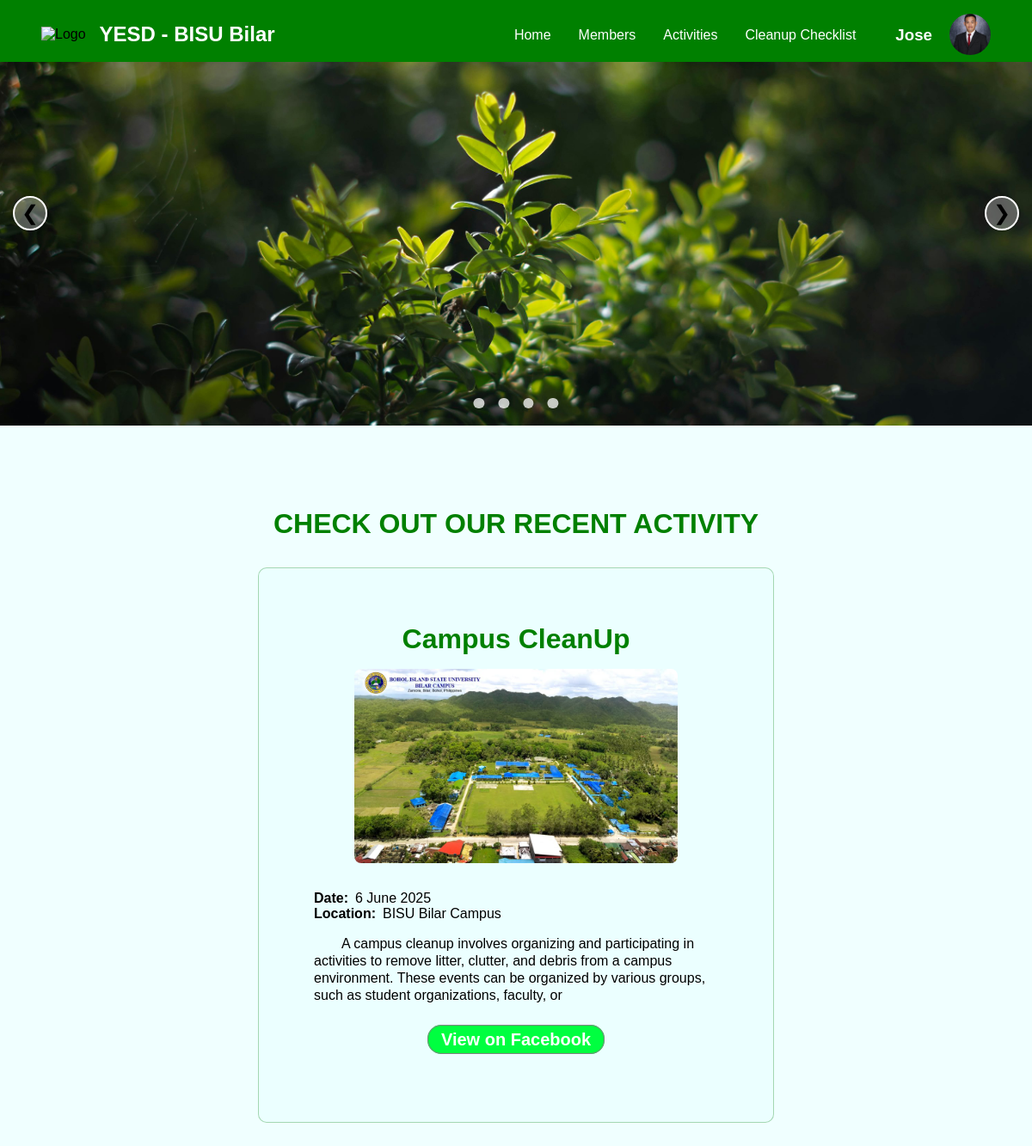
The page /Landing_page/landingpage.php (signed in) on the database its author committed.
### tables this page shows
CREATE TABLE `accounts` (
  `id` int(11) NOT NULL,
  `fullname` varchar(255) NOT NULL,
  `program` varchar(255) NOT NULL,
  `username` varchar(255) NOT NULL,
  `password` varchar(255) NOT NULL,
  `role` varchar(255) NOT NULL,
  `link_to_fb` varchar(225) NOT NULL,
  `image` varchar(225) NOT NULL
);

CREATE TABLE `activities` (
  `id` int(11) NOT NULL,
  `act_name` varchar(225) NOT NULL,
  `date` date NOT NULL,
  `facebook` varchar(225) NOT NULL,
  `act_image` varchar(225) NOT NULL,
  `description` varchar(225) NOT NULL,
  `location` varchar(225) NOT NULL
);

### Landing_page/landingpage.php (the view, shortened to what this page needs)
<?php
$con = connection();
$username = $_SESSION['UserLogin'];
$sql = "SELECT * FROM accounts WHERE `username` = '$username'";
$profile = $con->query($sql) or die($con->error);
$row = $profile->fetch_assoc();
$sql_recent_activity = "SELECT * FROM activities WHERE `date` <= CURDATE() ORDER BY `date` DESC LIMIT 1";
$recent_activity = $con->query($sql_recent_activity) or die($con->error);
$row_recent_activity = $recent_activity->fetch_assoc();
?>
<!DOCTYPE html>
<html lang="en">
<head>
  <link rel="stylesheet" href="../css/landingpage.css">
  <link rel="stylesheet" href="../css/image_slide.css">
</head>
<body>
  <?php include("header.php"); ?>
  <section class="landingpage_img">
    <div class="slide_wrapper" id="slide_wrapper">
      <div class="slide" id="slide">
        <img src="/YESD_Web/images/nature_background.jpg" alt="Nature Image" id="slide1">
      </div>
      <div class="slide_nav">
        <a href="#slide1"></a>
        <a href="#slide2"></a>
        <a href="#slide3"></a>
        <a href="#slide4"></a>
      </div>
      <button class="arrow left" id="arrow_left">&#10094;</button>
      <button class="arrow right" id="arrow_right">&#10095;</button>
    </div>
  </section>
  <div class="page_devider">
    <h1>Check out Our Recent Activity</h1>
    <div class="landingpage_content">
      <div class="act_name">
        <h2><?php echo $row_recent_activity['act_name'] ?></h2>
      </div>
      <div class="activity_image">
        <img src="../images/activities/<?php echo $row_recent_activity['act_image'] ?>" alt="Recent Activity Image">
      </div>
      <div class="details">
        <h4>Date: </h4>
        <p><?php echo date("j F Y", strtotime($row_recent_activity['date'])); ?></p>
      </div>
      <div class="details">
        <h4>Location: </h4>
        <p><?php echo htmlspecialchars($row_recent_activity['location']); ?></p>
      </div>
      <div class="descriptions">
        <p class="descriptions"><?php echo htmlspecialchars($row_recent_activity['description']); ?></p>
      </div>
      <div class="facebook_button">
        <a href="<?php echo htmlspecialchars($row_recent_activity['facebook']); ?>" target="_blank">View on Facebook</a>
      </div>
    </div>
  </div>
</body>
</html>

### Landing_page/header.php (shortened to what this page needs)
<div class="header">
  <div class="profile">
    <div class="logo">
      <img src="../images/yesd_logo.png" alt="Logo">
    </div>
    <h2>YESD - BISU Bilar</h2>
  </div>
  <div class="landing_page_link">
    <div class="links">
      <a href="landingpage.php">Home</a>
      <a href="members.php">Members</a>
      <a href="activities.php">Activities</a>
      <a href="checklist.php">Cleanup Checklist</a>
    </div>
    <a href="../profile/profile.php">
      <div class="profile_img">
        <h3><?php echo $row['username']; ?></h3>
        <img src="../images/profile/<?php echo $row['image']; ?>" alt="Logo">
      </div>
    </a>
  </div>
</div>

### css/landingpage.css (style rules this page uses)
* { margin: 0; padding: 0; box-sizing: border-box; }
body { font-family: Arial, sans-serif; background-color: azure; }

### css/image_slide.css (style rules this page uses)
.landingpage_img { width: 100%; justify-content: center; }
.slide_wrapper { position: relative; max-width: 100%; margin: 0 auto; }
.slide { display: flex; overflow-x: hidden; scroll-snap-type: x mandatory; scroll-behavior: smooth; }
.slide img { width: 100%; flex: 1 0 100%; scroll-snap-align: start; object-fit: cover; }
.slide_nav { display: flex; column-gap: 1rem; position: absolute; bottom: 1.25rem; left: 50%; transform: translateX(-50%); z-index: 1; }
.slide_nav a { width: 0.8rem; height: 0.8rem; cursor: pointer; border-radius: 50%; background-color: rgb(255, 255, 255); display: inline-block; opacity: 0.75; transition: opacity 0.3s ease; }
.arrow { position: absolute; top: 50%; transform: translateY(-50%); z-index: 2; background-color: rgba(255, 255, 255, 0.295); border: 2px solid #fff;; border-radius: 50%; width: 40px; height: 40px; font-size: 24px; color: black; cursor: pointer; display: flex; align-items: center; justify-content: center; box-shadow: 0 0 5px rgba(0,0,0,0.3); transition: background-color 0.3s ease; }
.arrow.left { left: 15px; }
.arrow.right { right: 15px; }

### Landing_page/header.php (style rules this page uses)
.header { background-color: green; display: flex; justify-content: space-between; padding: 1rem 3rem .5rem 3rem; position: fixed; top: 0; left: 0; right: 0; z-index: 1000; }
.profile { display: flex; justify-content: left; align-items: center; }
.landing_page_link { display: flex; justify-content: right; }
a { text-decoration: none; }
.profile h2 { margin-left: 1rem; text-transform: capitalize; color: white; }
.logo img { width: 3rem; height: 3rem; }
.links { display: flex; justify-content: right; margin-top: 1rem; }
.links a { margin: 0 1rem; color: white; text-decoration: none; }
.profile_img { margin-left: 30px; display: flex; }
.profile_img h3 { margin-right: 20px; color: white; text-transform: capitalize; margin-top: .9rem; }
.profile_img img { width: 3rem; height: 3rem; border-radius: 50%; object-fit: cover; }

### Landing_page/landingpage.php (style rules this page uses)
h1 { margin: 32px 0; text-align: center; color: green; text-transform: uppercase; }
.page_devider { display: flex; flex-direction: column; justify-content: center; padding: 4rem 0; }
.landingpage_content { width: 50%; justify-content: center; margin: 0 auto; border: 1px solid rgba(0, 122, 0, 0.3); padding: 4rem; border-radius: 10px; background-color: rgba(201, 255, 255, 0.14); text-align: left; }
.activity_image { width: 80%; margin: 0 auto; display: flex; flex-direction: column; justify-content: center; padding-bottom: 2rem; }
.activity_image img { margin: 0 auto; width: 100%; height: auto; border-radius: 8px; }
.descriptions { margin-top: 1rem; line-height: 1.25; text-indent: 2em; }
.act_name { text-align: center; margin-bottom: 1rem; }
.act_name h2 { font-size: 2rem; text-transform: capitalize; color: green; }
.details { display: flex; justify-content: left; }
.details h4 { margin-right: 0.5rem; }
.facebook_button { text-align: center; margin: 30px 0 20px 0; }
.facebook_button a { color: white; font-size: 20px; text-decoration: none; padding: 5px 15px; border-radius:1rem; border: grey solid 1px; background-color: rgb(0, 255, 64); font-weight: bold; }

### rows shown on the page
accounts: username "Jose", image (picture)
activities: act_name "Campus CleanUp", act_image (picture), date "6 June 2025", location "BISU Bilar Campus", description "A campus cleanup involves organizing and participating in activities to remove litter, clutter, and debris from a campus environment. These events can be organized by various groups, such as student organizations, faculty, or"
